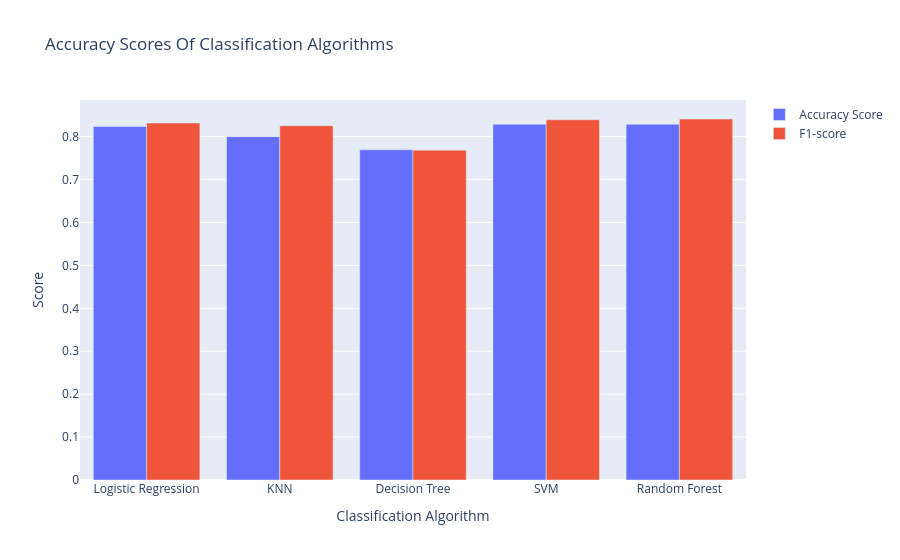

The code cell stored with this chart in its notebook:
### Code cell
from plotly.subplots import make_subplots
import plotly.graph_objects as go

fig = make_subplots(rows=1, cols=1)

fig.add_trace(
    go.Bar(x=Report['Classification Algorithm'], y=Report['Accuracy Score'], name='Accuracy Score'),
    row=1, col=1
)

fig.add_trace(
    go.Bar(x=Report['Classification Algorithm'], y=Report['F1-score'], name='F1-score'), row=1,col=1
)
fig.update_layout(title_text="Accuracy Scores Of Classification Algorithms")
fig.update_yaxes(title_text="Score", row=1, col=1)
fig.update_xaxes(title_text="Classification Algorithm", row=1, col=1)
fig.show()

### Figure 1 — Plotly figure (JSON) as saved in the notebook; plotly's stock layout.template omitted (floating-point values rounded to 4 significant figures)
{"data": [{"name": "Accuracy Score", "type": "bar", "x": ["Logistic Regression", "KNN", "Decision Tree", "SVM", "Random Forest"], "xaxis": "x", "y": [0.8236, 0.8, 0.7694, 0.8288, 0.8288], "yaxis": "y"}, {"name": "F1-score", "type": "bar", "x": ["Logistic Regression", "KNN", "Decision Tree", "SVM", "Random Forest"], "xaxis": "x", "y": [0.8317, 0.8253, 0.7685, 0.8392, 0.8411], "yaxis": "y"}], "layout": {"autosize": true, "title": {"text": "Accuracy Scores Of Classification Algorithms"}, "xaxis": {"anchor": "y", "autorange": true, "domain": [0, 1], "range": [-0.5, 4.5], "title": {"text": "Classification Algorithm"}, "type": "category"}, "yaxis": {"anchor": "x", "autorange": true, "domain": [0, 1], "range": [0, 0.8854], "title": {"text": "Score"}, "type": "linear"}}}
